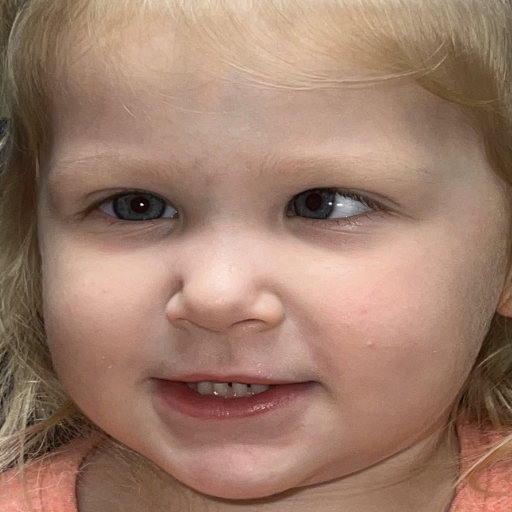
#> input picture images/1.png, 1024 x 1024 px, found by its file name (shown at 1/2 size); its folder holds only this picture in this run
$ python evaluate_metrics.py
#> lines starting #> are read from the running program, lines starting #| are printed output that depends on the picture
import os
import cv2
import csv
import numpy as np
from sklearn.metrics import confusion_matrix

# ============================================================
# BATCH EVALUATION CONFIGURATION
# ============================================================
IMAGE_DIR = r"D:\Strabismus_Detection\images"
CSV_PATH = r"D:\Strabismus_Detection\labels.csv"
T = 3  # Detection threshold

y_true = []
y_pred = []

print("Running batch evaluation across dataset...")

if not os.path.exists(CSV_PATH):
    print(f"Error: labels.csv not found at {CSV_PATH}. Please create it first.")
    sys.exit()

with open(CSV_PATH, mode='r') as infile:
#> (reads labels.csv from the repository)
    reader = csv.DictReader(infile)
    for row in reader:
        filename = row['filename']
        gt = int(row['ground_truth'])

        img_path = os.path.join(IMAGE_DIR, filename)
        img = cv2.imread(img_path)
#> img is the input picture: shape (1024, 1024, 3); mean B, G, R 106.7, 124.8, 158.2
        if img is None:
            print(f"Warning: Could not load image {filename}. Skipping.")
            continue

        imag = cv2.resize(img, (512, 512), interpolation=cv2.INTER_LINEAR)
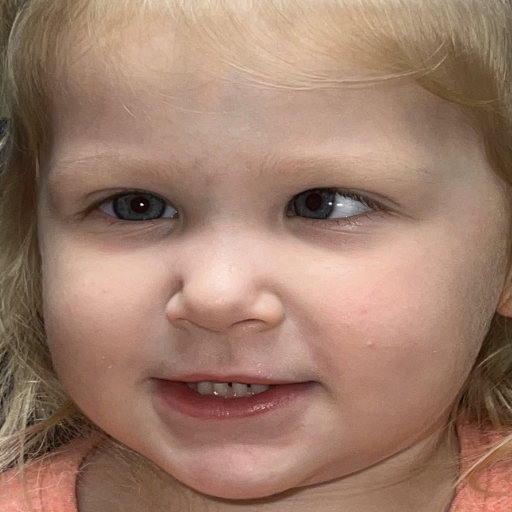
#> imag: shape (512, 512, 3); mean B, G, R 106.8, 124.9, 158.3
        gray = cv2.cvtColor(imag, cv2.COLOR_BGR2GRAY)
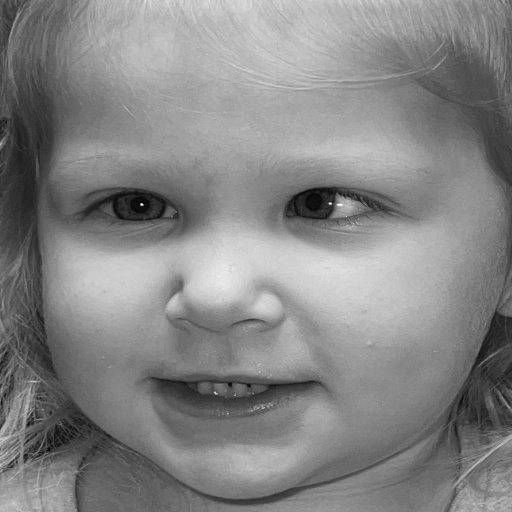
#> gray: shape (512, 512); min 6, max 254, mean 132.8

        # --- Inference Logic ---
        approx_eyes = [(181, 294), (328, 301)]
        valid_eyes = []
        for (ax, ay) in approx_eyes:
            roi_gray = gray[max(0, ay-12):min(512, ay+12), max(0, ax-12):min(512, ax+12)]
            if roi_gray.size > 0:
                _, _, min_loc, _ = cv2.minMaxLoc(roi_gray)
                px = ax - 12 + min_loc[0]
                py = ay - 12 + min_loc[1]
                valid_eyes.append((px, py))
#> this loop made 2 passes
#> (min_loc, px, py) on passes 1 to 2: ((11, 2), 180, 284), ((1, 23), 317, 312)
#> pass 1, `roi_gray = gray[max(0, ay-12):min(512, ay+12), max(0, ax-12):min(512, ..`:
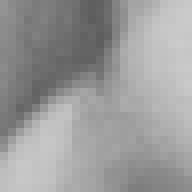
#> roi_gray: shape (24, 24) (shown 8 times larger); min 93, max 203, mean 155.2
#> pass 2, `roi_gray = gray[max(0, ay-12):min(512, ay+12), max(0, ax-12):min(512, ..`:
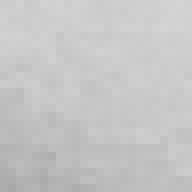
#> roi_gray: shape (24, 24) (shown 8 times larger); min 168, max 212, mean 198
#> after the loop, valid_eyes = [(180, 284), (317, 312)]

        if len(valid_eyes) >= 2:
            xLpc, yLpc = valid_eyes[0]
#> xLpc = 180; yLpc = 284
            xRpc, yRpc = valid_eyes[1]
#> xRpc = 317; yRpc = 312
            xclrpL, yclrpL = xLpc + 2, yLpc + 2
#> xclrpL = 182; yclrpL = 286
            xclrpR, yclrpR = xRpc + 2, yRpc + 2
#> xclrpR = 319; yclrpR = 314

            Dx = abs(abs(xLpc - xclrpL) - abs(xRpc - xclrpR))
#> Dx = 0
            Dy = abs(abs(yLpc - yclrpL) - abs(yRpc - yclrpR))
#> Dy = 0

            pred = 1 if (Dx > T or Dy > T) else 0
#> pred = 0
        else:
            pred = 0

        y_true.append(gt)
        y_pred.append(pred)

if len(y_true) > 0:
    # Compute Confusion Matrix Elements
    tn, fp, fn, tp = confusion_matrix(y_true, y_pred, labels=[0, 1]).ravel()

    # Calculate TPR and FPR
    tpr = tp / (tp + fn) if (tp + fn) > 0 else 0.0  # True Positive Rate / Sensitivity
    fpr = fp / (fp + tn) if (fp + tn) > 0 else 0.0  # False Positive Rate

    print("\n====================================")
    print("ALGORITHM PERFORMANCE REPORT (TPR & FPR)")
    print("====================================")
    print(f"Total Images Evaluated: {len(y_true)}")
    print(f"True Positives (TP): {tp}")
    print(f"False Positives (FP): {fp}")
    print(f"True Negatives (TN): {tn}")
    print(f"False Negatives (FN): {fn}")
    print(f"------------------------------------")
    print(f"True Positive Rate (TPR): {tpr:.4f}")
    print(f"False Positive Rate (FPR): {fpr:.4f}")
    print("====================================")
else:
    print("No valid image evaluations completed. Check your labels.csv and image paths.")
